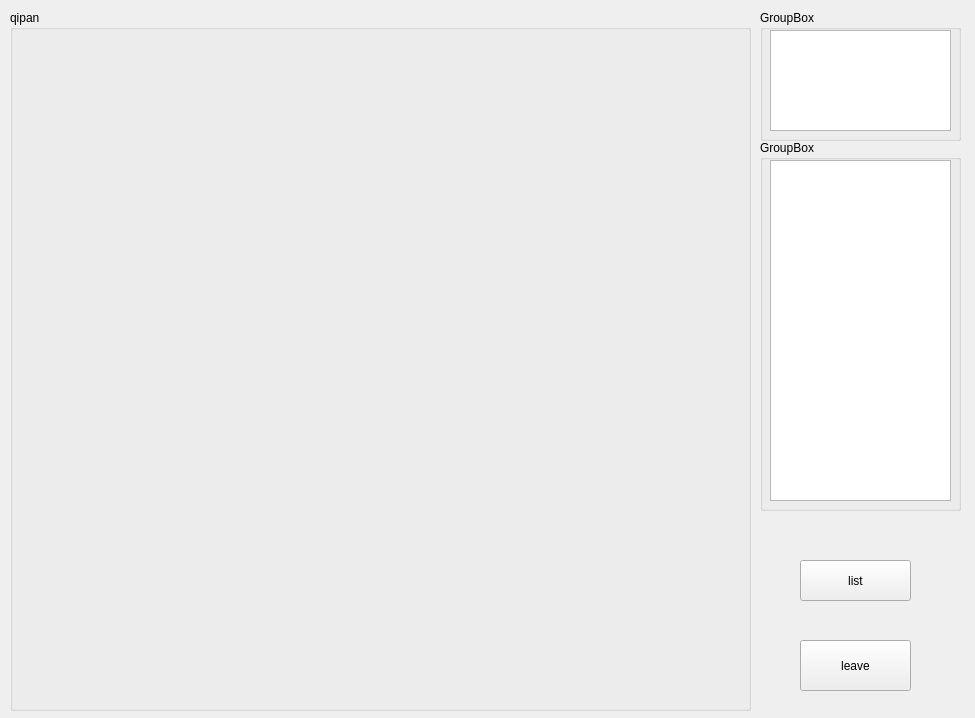
<?xml version="1.0" encoding="UTF-8"?>
<ui version="4.0">
 <class>watch</class>
 <widget class="QWidget" name="watch">
  <property name="geometry">
   <rect>
    <x>0</x>
    <y>0</y>
    <width>975</width>
    <height>718</height>
   </rect>
  </property>
  <property name="windowTitle">
   <string>Form</string>
  </property>
  <widget class="QGroupBox" name="qipan">
   <property name="geometry">
    <rect>
     <x>10</x>
     <y>10</y>
     <width>741</width>
     <height>701</height>
    </rect>
   </property>
   <property name="title">
    <string>qipan</string>
   </property>
  </widget>
  <widget class="QGroupBox" name="groupBox_2">
   <property name="geometry">
    <rect>
     <x>760</x>
     <y>10</y>
     <width>201</width>
     <height>131</height>
    </rect>
   </property>
   <property name="title">
    <string>GroupBox</string>
   </property>
   <widget class="QListWidget" name="listWidget">
    <property name="geometry">
     <rect>
      <x>10</x>
      <y>20</y>
      <width>181</width>
      <height>101</height>
     </rect>
    </property>
   </widget>
  </widget>
  <widget class="QGroupBox" name="groupBox">
   <property name="geometry">
    <rect>
     <x>760</x>
     <y>140</y>
     <width>201</width>
     <height>371</height>
    </rect>
   </property>
   <property name="title">
    <string>GroupBox</string>
   </property>
   <widget class="QListWidget" name="listWidget_2">
    <property name="geometry">
     <rect>
      <x>10</x>
      <y>20</y>
      <width>181</width>
      <height>341</height>
     </rect>
    </property>
   </widget>
  </widget>
  <widget class="QPushButton" name="pushButton">
   <property name="geometry">
    <rect>
     <x>800</x>
     <y>640</y>
     <width>111</width>
     <height>51</height>
    </rect>
   </property>
   <property name="text">
    <string>leave</string>
   </property>
  </widget>
  <widget class="QPushButton" name="pushButton_2">
   <property name="geometry">
    <rect>
     <x>800</x>
     <y>560</y>
     <width>111</width>
     <height>41</height>
    </rect>
   </property>
   <property name="text">
    <string>list</string>
   </property>
  </widget>
 </widget>
 <resources/>
 <connections/>
</ui>
